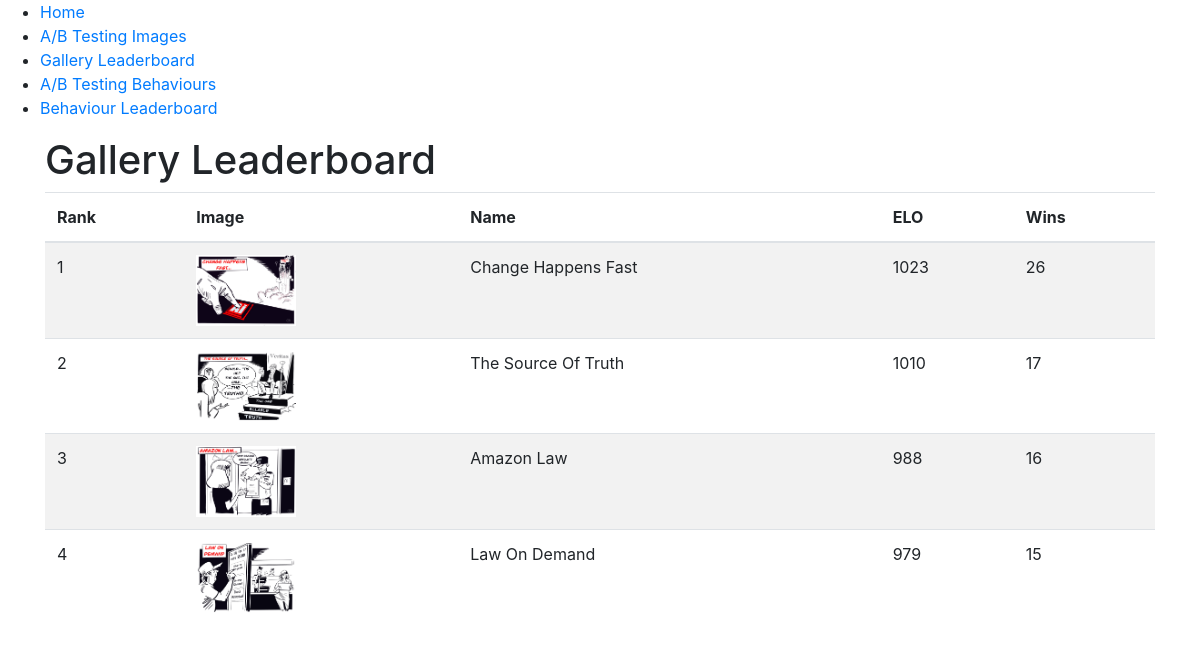
The page /gallery_leaderboard on the database as committed earlier.
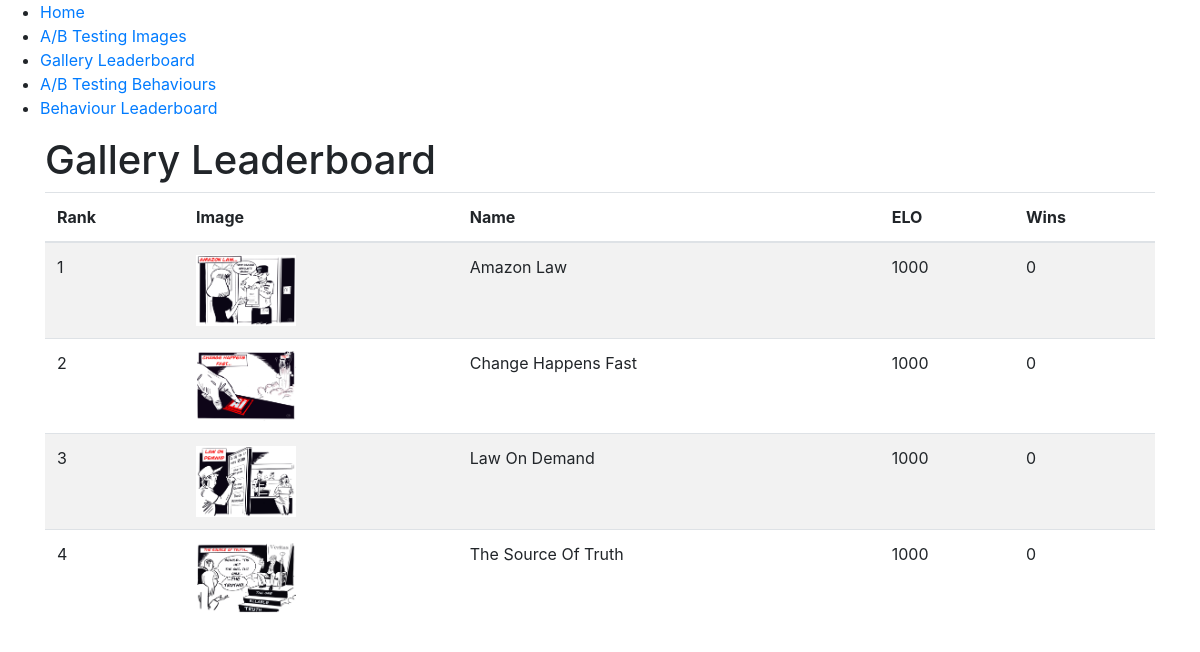
The same page on the database as committed later.
### tables this page shows
CREATE TABLE Gallery (
            id INTEGER PRIMARY KEY AUTOINCREMENT,
            PathToImage TEXT NOT NULL UNIQUE,
            Name TEXT NOT NULL,
            Description TEXT,
            ELO INTEGER DEFAULT 1000,
            Wins INTEGER DEFAULT 0
        );

### app.py (the view)
@app.route('/gallery_leaderboard')
def gallery_leaderboard():
    leaderboard = get_gallery_leaderboard()
    return render_template('gallery_leaderboard.html', leaderboard=leaderboard)

### utils.py (called while the page is built)
def get_gallery_leaderboard(limit=10):
    conn = sqlite3.connect('treehouse.db')
    cursor = conn.cursor()
    try:
        cursor.execute("SELECT PathToImage, Name, ELO, Wins FROM Gallery ORDER BY ELO DESC LIMIT ?", (limit,))
        leaderboard = cursor.fetchall()
        return leaderboard
    except Exception as e:
        print(f"Error retrieving gallery leaderboard: {e}")
        return []
    finally:
        conn.close()

### templates/gallery_leaderboard.html
{% extends 'base.html' %}
{% block content %}
    <h1>Gallery Leaderboard</h1>
    <table class="table table-striped">
        <thead>
            <tr>
                <th>Rank</th>
                <th>Image</th>
                <th>Name</th>
                <th>ELO</th>
                <th>Wins</th>
            </tr>
        </thead>
        <tbody>
            {% for item in leaderboard %}
                <tr>
                    <td>{{ loop.index }}</td>
                    <td>
                        <img src="{{ url_for('static', filename=item[0]) }}"
                             alt="{{ item[1] }}"
                             class="img-fluid"
                             style="max-width: 100px;">
                    </td>
                    <td>{{ item[1] }}</td>
                    <td>{{ item[2] }}</td>
                    <td>{{ item[3] }}</td>
                </tr>
            {% endfor %}
        </tbody>
    </table>
{% endblock %}

### templates/base.html (shortened to what this page needs)
<!DOCTYPE html>
<html lang="en">
<head>
    <link rel="stylesheet" href="{{ url_for('static', filename='css/style.css') }}">
    <link rel="stylesheet" href="https://cdn.jsdelivr.net/npm/bootstrap@4.6.2/dist/css/bootstrap.min.css">
</head>
<body>
    <nav>
        <ul>
            <li><a href="{{ url_for('index') }}">Home</a></li>
            <li><a href="{{ url_for('ab_testing_images') }}">A/B Testing Images</a></li>
            <li><a href="{{ url_for('gallery_leaderboard') }}">Gallery Leaderboard</a></li>
            <li><a href="{{ url_for('ab_testing_behaviours') }}">A/B Testing Behaviours</a></li>
            <li><a href="{{ url_for('behaviour_leaderboard') }}">Behaviour Leaderboard</a></li>
        </ul>
    </nav>
    <div class="container">
        {% block content %}{% endblock %}
    </div>
</body>
</html>

### static/css/style.css (style rules this page uses)
.img-fluid { max-width: 100%; height: auto; }

Rows that differ between the two databases and show on the page:
changed Gallery "Amazon Law": ELO "988" → "1000"; Wins "16" → "0"; moves up the list
changed Gallery "Change Happens Fast": ELO "1023" → "1000"; Wins "26" → "0"
changed Gallery "Law On Demand": ELO "979" → "1000"; Wins "15" → "0"; moves up the list
changed Gallery "The Source Of Truth": ELO "1010" → "1000"; Wins "17" → "0"
